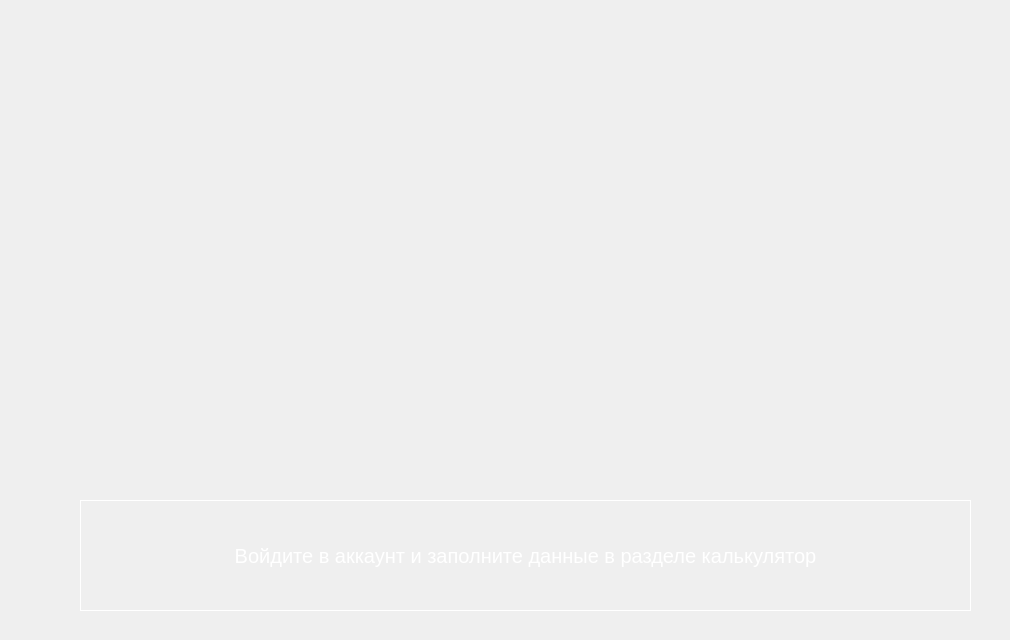
              <widget class="QWidget" name="tab_25">
               <attribute name="title">
                <string>Персональные рекомендации</string>
               </attribute>
               <widget class="QStackedWidget" name="stackedWidget_personal_recommendations">
                <property name="geometry">
                 <rect>
                  <x>10</x>
                  <y>10</y>
                  <width>991</width>
                  <height>621</height>
                 </rect>
                </property>
                <widget class="QWidget" name="page_31">
                 <widget class="QPushButton" name="pushButton">
                  <property name="geometry">
                   <rect>
                    <x>70</x>
                    <y>490</y>
                    <width>891</width>
                    <height>111</height>
                   </rect>
                  </property>
                  <property name="styleSheet">
                   <string notr="true">QPushButton {
border:1px solid #fff;
font-size:20px;
color:#fff;;
}
QPushButton:hover {
	background-color: rgb(85, 170, 255);
}</string>
                  </property>
                  <property name="text">
                   <string>Войдите в аккаунт и заполните данные в разделе калькулятор</string>
                  </property>
                 </widget>
                </widget>
                <widget class="QWidget" name="page_32"/>
               </widget>
              </widget>
